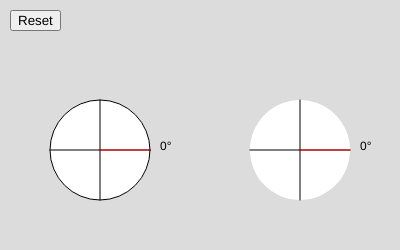
Frame 1 (no input)
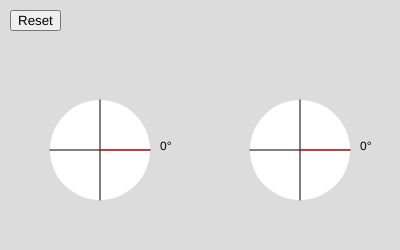
Frame 60 (no input)
Frame 120 (the mouse pressed at the canvas centre since frame 60): identical to frame 60, image omitted

The p5.js sketch that drew these frames (run headless with seeded random() and noise() and a simulated clock; from frame 60 on, the mouse is pressed at the canvas centre):

// p5.js sketch
// ── sketch.js
let circle1, circle2;
let resetButton;
let successMessage = false;
let activeCircle = null;

function setup() {
  createCanvas(400, 250);

  circle1 = new Circle(100, 150, 50);
  circle2 = new Circle(300, 150, 50);

  resetButton = createButton("Reset");
  resetButton.position(10, 10);
  resetButton.mousePressed(resetRadii);
}

function resetRadii() {
  circle1.resetRadius();
  circle2.resetRadius();
  successMessage = false;
}

class Circle {
  constructor(x, y, r) {
    this.x = x;
    this.y = y;
    this.r = r;
    this.angle = 0;
  }

  resetRadius() {
    this.angle = 0;
  }

  isMouseInside() {
    let d = dist(this.x, this.y, mouseX, mouseY);
    return d < this.r;
  }

  display() {
    fill(255);
    ellipse(this.x, this.y, this.r * 2, this.r * 2);

    // Draw X and Y lines at the origin
    stroke(0);
    line(this.x, this.y - this.r, this.x, this.y + this.r);
    line(this.x - this.r, this.y, this.x + this.r, this.y);

    // Calculate the angle of the radius based on mouse position
    if (activeCircle === this && mouseIsPressed && this.isMouseInside()) {
      let dx = mouseX - this.x;
      let dy = mouseY - this.y;
      this.angle = atan2(dy, dx);
    }

    // Calculate the position of the end point of the radius line
    let endX = this.x + this.r * cos(this.angle);
    let endY = this.y + this.r * sin(this.angle);

    // Ensure the end point stays inside the circle
    let d = dist(this.x, this.y, endX, endY);
    if (d > this.r) {
      endX = this.x + this.r * cos(this.angle);
      endY = this.y + this.r * sin(this.angle);
    }

    // Draw the radius line
    stroke(255, 0, 0);
    line(this.x, this.y, endX, endY);

    // Display the angle as text
    noStroke();
    fill(0);
    text(round(degrees(this.angle)) + "°", this.x + this.r + 10, this.y);

    // Check for the completion condition
    if (this == circle2 && round(degrees(this.angle)) === 90 - round(degrees(circle1.angle))) {
      successMessage = true;
    }
  }
}

function mousePressed() {
  if (circle1.isMouseInside() || circle2.isMouseInside()) {
    activeCircle = circle1.isMouseInside() ? circle1 : circle2;
  } else {
    activeCircle = null;
  }
}

function mouseReleased() {
  activeCircle = null;
}

function draw() {
  // Clear the canvas and redraw the circles and radius information
  background(220);
  circle1.display();
  circle2.display();

  // Display "Successfully Completed" message if the condition is met
  if (successMessage) {
    textSize(20);
    textAlign(CENTER);
    fill(0, 128, 0);
    text("Successfully Completed", width / 2, height - 30);
  }
}
